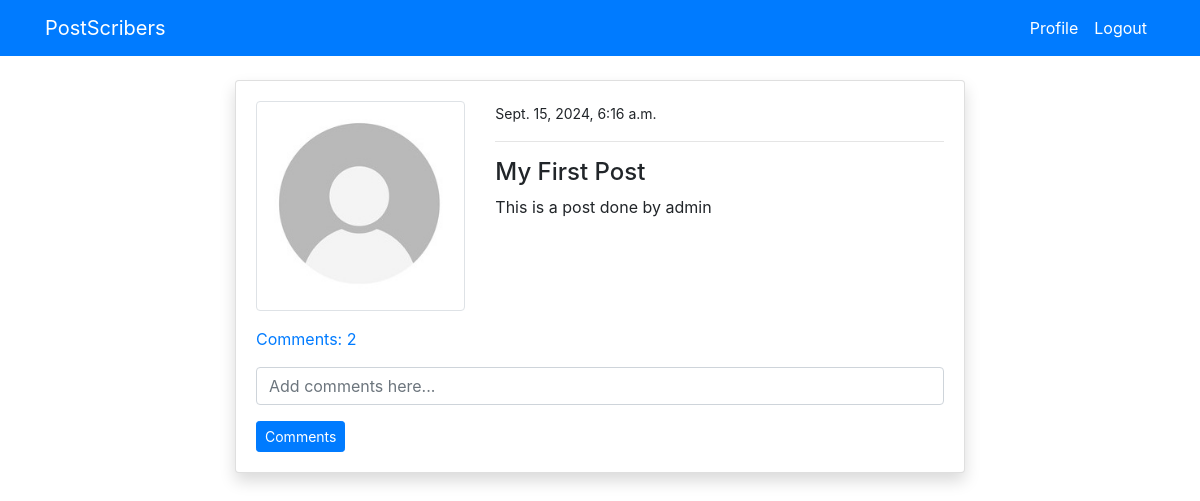
/post_detail/1 (signed in), run on the app's committed database.
### blog/models.py (models this page shows, shortened)
class PostModel(models.Model):
    title = models.CharField(max_length=100)
    content = models.TextField()
    author = models.ForeignKey(User, on_delete=models.CASCADE, null=True)
    date_created = models.DateTimeField(auto_now_add=True)
    class Meta:
        ordering = ('-date_created',)
    def comment_count(self):
        return self.comment_set.all().count()
    def comments(self):
        return self.comment_set.all()

### users/models.py (models this page shows, shortened)
class ProfileModel(models.Model):
    user = models.OneToOneField(User, on_delete=models.CASCADE)
    image = models.ImageField(default='default.jpg', upload_to='profile', validators=[FileExtensionValidator(['png', 'jpg'])])

### blog/views.py (the view)
# urls.py: path('post_detail/<int:pk>', views.post_detail, name='blog-post-detail'),
@login_required
def post_detail(request, pk):
    post = PostModel.objects.get(id=pk)
    if request.method == 'POST':
        c_form = CommentForm(request.POST)
        if c_form.is_valid():
            instance = c_form.save(commit=False)
            instance.user = request.user
            instance.post = post
            instance.save()
            return redirect('blog-post-detail', pk=post.id)
    else:
        c_form = CommentForm()
    context = {
        'post': post,
        'c_form': c_form,
    }
    return render(request, 'blog/post_detail.html', context)

### blog/forms.py
class CommentForm(forms.ModelForm):
    content = forms.CharField(label='', widget=forms.TextInput(attrs={'placeholder': "Add comments here..."}))
    class Meta:
        model = Comment
        fields = ('content',)

### templates/blog/post_detail.html (shortened to what this page needs)
{% extends "partials/base.html" %}
{% load crispy_forms_tags %}
{% block content %}
    <div class="container">
        <div class="row mt-5 pt-3">
            <div class="col-md-8 offset-md-2">
                <div class="card shadow my-3">
                    <div class="card-body">
                        <div class="row">
                            <div class="col-md-4">
                                <img class="img-thumbnail" src="{{ post.author.profilemodel.image.url }}" alt="profile-img">
                            </div>
                            <div class="col-md-8">
                                <small>{{ post.date_created }}</small>
                                <hr>
                                <h4>{{ post.title }}</h4>
                                <p>{{ post.content }}</p>
                            </div>
                        </div>
                        <p class="mt-3">
                            <a class="" data-toggle="collapse" href="#collapseExample" role="button" aria-expanded="false" aria-controls="collapseExample">
                              Comments: {{ post.comment_count }}
                            </a>
                          </p>
                          <form method="POST">
                            {{ c_form|crispy }}
                            <input class="btn btn-primary btn-sm" type="submit" value="Comments">
                          </form>
                    </div>
                </div>
            </div>
        </div>
    </div>
{% endblock  %}

### data on the page
PostModel: author.profilemodel.image (placeholder picture), date_created "Sept. 15, 2024, 6:16 a.m.", title "My First Post", content "This is a post done by admin", comment_count "2"
